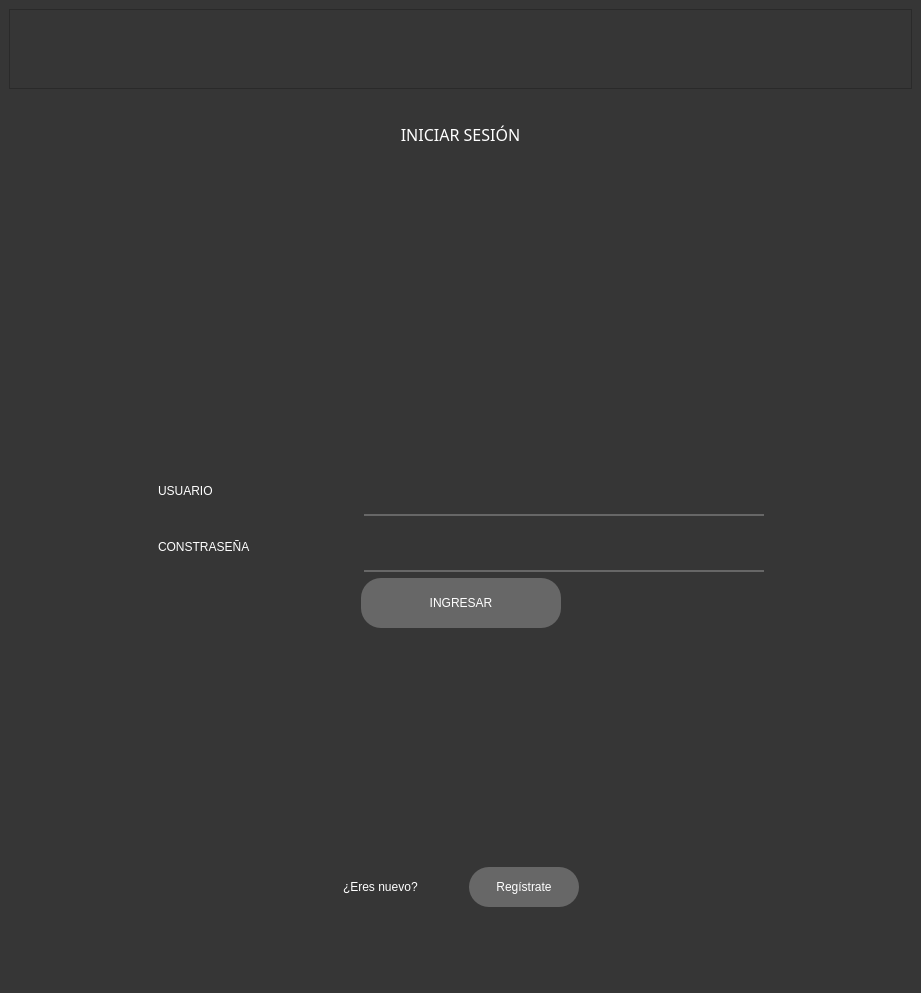
<?xml version="1.0" encoding="UTF-8"?>
<ui version="4.0">
 <class>MainWindow</class>
 <widget class="QMainWindow" name="MainWindow">
  <property name="geometry">
   <rect>
    <x>0</x>
    <y>0</y>
    <width>921</width>
    <height>993</height>
   </rect>
  </property>
  <property name="windowTitle">
   <string>MainWindow</string>
  </property>
  <property name="styleSheet">
   <string notr="true">background-color: rgb(54, 54, 54);</string>
  </property>
  <widget class="QWidget" name="centralwidget">
   <layout class="QVBoxLayout" name="verticalLayout">
    <item>
     <widget class="QFrame" name="frame_superior">
      <property name="minimumSize">
       <size>
        <width>0</width>
        <height>80</height>
       </size>
      </property>
      <property name="styleSheet">
       <string notr="true">QFrame{
background-color: rgb(54, 54, 54);
}

QPushButton{
background-color: rgb(54, 54, 54);
border-radius: 20px;
}

QPushButton:hover
{
	
	background-color: rgb(103, 103, 103);
	border-radius: 20px;
}</string>
      </property>
      <property name="frameShape">
       <enum>QFrame::StyledPanel</enum>
      </property>
      <property name="frameShadow">
       <enum>QFrame::Raised</enum>
      </property>
      <layout class="QHBoxLayout" name="horizontalLayout_13">
       <item>
        <spacer name="horizontalSpacer_8">
         <property name="orientation">
          <enum>Qt::Horizontal</enum>
         </property>
         <property name="sizeHint" stdset="0">
          <size>
           <width>485</width>
           <height>20</height>
          </size>
         </property>
        </spacer>
       </item>
       <item>
        <widget class="QPushButton" name="bt_min">
         <property name="minimumSize">
          <size>
           <width>40</width>
           <height>40</height>
          </size>
         </property>
         <property name="text">
          <string/>
         </property>
         <property name="icon">
          <iconset>
           <normaloff>iconos/2931142_minimize_minus_remove_line_icon.svg</normaloff>iconos/2931142_minimize_minus_remove_line_icon.svg</iconset>
         </property>
         <property name="iconSize">
          <size>
           <width>25</width>
           <height>25</height>
          </size>
         </property>
        </widget>
       </item>
       <item>
        <widget class="QPushButton" name="bt_ventana">
         <property name="minimumSize">
          <size>
           <width>40</width>
           <height>40</height>
          </size>
         </property>
         <property name="text">
          <string/>
         </property>
         <property name="icon">
          <iconset>
           <normaloff>iconos/2931153_clone_copy_duplicate_multiply_clipboard_icon.svg</normaloff>iconos/2931153_clone_copy_duplicate_multiply_clipboard_icon.svg</iconset>
         </property>
         <property name="iconSize">
          <size>
           <width>25</width>
           <height>25</height>
          </size>
         </property>
        </widget>
       </item>
       <item>
        <widget class="QPushButton" name="bt_cerrar">
         <property name="minimumSize">
          <size>
           <width>40</width>
           <height>40</height>
          </size>
         </property>
         <property name="text">
          <string/>
         </property>
         <property name="icon">
          <iconset>
           <normaloff>iconos/2931151_close_delete_exit_remove_x_icon.svg</normaloff>iconos/2931151_close_delete_exit_remove_x_icon.svg</iconset>
         </property>
         <property name="iconSize">
          <size>
           <width>25</width>
           <height>25</height>
          </size>
         </property>
        </widget>
       </item>
      </layout>
     </widget>
    </item>
    <item>
     <widget class="QStackedWidget" name="stackedWidget">
      <property name="styleSheet">
       <string notr="true">QFrame{
	
	
	
	background-color: rgb(103, 103, 103);
}

QLabel{
	font: 87 12pt &quot;Century Gothic&quot;;
	
	
	
	background-color: rgb(54, 54, 54);
	
	color: rgb(255, 255, 255);
	
	border: 0px solid #14C8DC;
}

QLineEdit{
	border: 0px;
	color: rgb(255, 255, 255);
	border-bottom: 2px solid rgb(103, 103, 103); 
	font: 75 12pt &quot;Century Gothic&quot;;
}

QPushButton{
	
	border-radius: 20px;
	background-color: rgb(103, 103, 103);
	color: rgb(255, 255, 255);
	font: 77 13pt &quot;Century Gothic&quot;;
	

}

QPushButton:hover
{
	
	background-color: rgb(150, 150, 150);
	
	color: rgb(255, 255, 255);
	border-radius: 20px;
	
	font: 77 13pt &quot;Century Gothic&quot;;
}


QTableWidget{
	
	background-color: rgb(255, 255, 255);
	
	color: rgb(0, 0, 0);

	gridline-color: rgb(150, 150, 150);

	font-size: 12pt;

}

QHeaderView::section {
	background-color: rgb(150, 150, 150);

	border: 1px solid rgb(0, 0, 0);

	font-size: 12pt;

}

QTableWidget QTableCornerButton::section {
	
	background-color: rgb(0, 0, 0);

	border: 1px solid rgb(150, 150, 150);
}</string>
      </property>
      <widget class="QWidget" name="page_iniciarsesion">
       <layout class="QVBoxLayout" name="verticalLayout_4">
        <item>
         <widget class="QLabel" name="label_8">
          <property name="minimumSize">
           <size>
            <width>200</width>
            <height>50</height>
           </size>
          </property>
          <property name="maximumSize">
           <size>
            <width>16777215</width>
            <height>40</height>
           </size>
          </property>
          <property name="font">
           <font>
            <family>Century Gothic</family>
            <pointsize>12</pointsize>
            <weight>10</weight>
            <italic>false</italic>
            <bold>false</bold>
           </font>
          </property>
          <property name="text">
           <string>INICIAR SESIÓN</string>
          </property>
          <property name="alignment">
           <set>Qt::AlignCenter</set>
          </property>
         </widget>
        </item>
        <item>
         <widget class="QLabel" name="label_7">
          <property name="minimumSize">
           <size>
            <width>200</width>
            <height>300</height>
           </size>
          </property>
          <property name="text">
           <string/>
          </property>
          <property name="pixmap">
           <pixmap>iconos/iniciosesion.svg</pixmap>
          </property>
          <property name="alignment">
           <set>Qt::AlignCenter</set>
          </property>
         </widget>
        </item>
        <item>
         <layout class="QHBoxLayout" name="horizontalLayout_14">
          <item>
           <spacer name="horizontalSpacer_11">
            <property name="orientation">
             <enum>Qt::Horizontal</enum>
            </property>
            <property name="sizeHint" stdset="0">
             <size>
              <width>40</width>
              <height>20</height>
             </size>
            </property>
           </spacer>
          </item>
          <item>
           <layout class="QVBoxLayout" name="verticalLayout_2">
            <item>
             <layout class="QHBoxLayout" name="horizontalLayout">
              <item>
               <widget class="QLabel" name="label_2">
                <property name="minimumSize">
                 <size>
                  <width>200</width>
                  <height>50</height>
                 </size>
                </property>
                <property name="maximumSize">
                 <size>
                  <width>200</width>
                  <height>50</height>
                 </size>
                </property>
                <property name="text">
                 <string>USUARIO</string>
                </property>
               </widget>
              </item>
              <item>
               <widget class="QLineEdit" name="line_nombre_usuario">
                <property name="minimumSize">
                 <size>
                  <width>400</width>
                  <height>50</height>
                 </size>
                </property>
                <property name="maximumSize">
                 <size>
                  <width>16777215</width>
                  <height>50</height>
                 </size>
                </property>
               </widget>
              </item>
             </layout>
            </item>
            <item>
             <layout class="QHBoxLayout" name="horizontalLayout_2">
              <item>
               <widget class="QLabel" name="label">
                <property name="minimumSize">
                 <size>
                  <width>200</width>
                  <height>50</height>
                 </size>
                </property>
                <property name="maximumSize">
                 <size>
                  <width>200</width>
                  <height>50</height>
                 </size>
                </property>
                <property name="text">
                 <string>CONSTRASEÑA</string>
                </property>
               </widget>
              </item>
              <item>
               <widget class="QLineEdit" name="line_clave_usuario">
                <property name="minimumSize">
                 <size>
                  <width>400</width>
                  <height>50</height>
                 </size>
                </property>
                <property name="maximumSize">
                 <size>
                  <width>16777215</width>
                  <height>50</height>
                 </size>
                </property>
               </widget>
              </item>
             </layout>
            </item>
           </layout>
          </item>
          <item>
           <spacer name="horizontalSpacer_12">
            <property name="orientation">
             <enum>Qt::Horizontal</enum>
            </property>
            <property name="sizeHint" stdset="0">
             <size>
              <width>40</width>
              <height>20</height>
             </size>
            </property>
           </spacer>
          </item>
         </layout>
        </item>
        <item>
         <layout class="QHBoxLayout" name="horizontalLayout_11">
          <item>
           <spacer name="horizontalSpacer_9">
            <property name="orientation">
             <enum>Qt::Horizontal</enum>
            </property>
            <property name="sizeHint" stdset="0">
             <size>
              <width>40</width>
              <height>20</height>
             </size>
            </property>
           </spacer>
          </item>
          <item>
           <widget class="QPushButton" name="bt_ingresar_usuario">
            <property name="minimumSize">
             <size>
              <width>200</width>
              <height>50</height>
             </size>
            </property>
            <property name="maximumSize">
             <size>
              <width>200</width>
              <height>50</height>
             </size>
            </property>
            <property name="text">
             <string>INGRESAR</string>
            </property>
           </widget>
          </item>
          <item>
           <spacer name="horizontalSpacer_10">
            <property name="orientation">
             <enum>Qt::Horizontal</enum>
            </property>
            <property name="sizeHint" stdset="0">
             <size>
              <width>40</width>
              <height>20</height>
             </size>
            </property>
           </spacer>
          </item>
         </layout>
        </item>
        <item>
         <spacer name="verticalSpacer_3">
          <property name="orientation">
           <enum>Qt::Vertical</enum>
          </property>
          <property name="sizeHint" stdset="0">
           <size>
            <width>20</width>
            <height>189</height>
           </size>
          </property>
         </spacer>
        </item>
        <item>
         <layout class="QHBoxLayout" name="horizontalLayout_9">
          <item>
           <spacer name="horizontalSpacer_5">
            <property name="orientation">
             <enum>Qt::Horizontal</enum>
            </property>
            <property name="sizeHint" stdset="0">
             <size>
              <width>40</width>
              <height>20</height>
             </size>
            </property>
           </spacer>
          </item>
          <item>
           <layout class="QHBoxLayout" name="horizontalLayout_7">
            <item>
             <widget class="QLabel" name="label_3">
              <property name="minimumSize">
               <size>
                <width>120</width>
                <height>40</height>
               </size>
              </property>
              <property name="maximumSize">
               <size>
                <width>120</width>
                <height>40</height>
               </size>
              </property>
              <property name="text">
               <string>¿Eres nuevo?</string>
              </property>
             </widget>
            </item>
            <item>
             <widget class="QPushButton" name="bt_ir_a_pagina_registrar_usuario">
              <property name="minimumSize">
               <size>
                <width>110</width>
                <height>40</height>
               </size>
              </property>
              <property name="maximumSize">
               <size>
                <width>110</width>
                <height>40</height>
               </size>
              </property>
              <property name="text">
               <string>Regístrate</string>
              </property>
             </widget>
            </item>
           </layout>
          </item>
          <item>
           <spacer name="horizontalSpacer_6">
            <property name="orientation">
             <enum>Qt::Horizontal</enum>
            </property>
            <property name="sizeHint" stdset="0">
             <size>
              <width>40</width>
              <height>20</height>
             </size>
            </property>
           </spacer>
          </item>
         </layout>
        </item>
        <item>
         <layout class="QHBoxLayout" name="horizontalLayout_8">
          <item>
           <spacer name="horizontalSpacer_4">
            <property name="orientation">
             <enum>Qt::Horizontal</enum>
            </property>
            <property name="sizeHint" stdset="0">
             <size>
              <width>40</width>
              <height>20</height>
             </size>
            </property>
           </spacer>
          </item>
          <item>
           <widget class="QLabel" name="label_estado_iniciarsesion">
            <property name="minimumSize">
             <size>
              <width>400</width>
              <height>40</height>
             </size>
            </property>
            <property name="maximumSize">
             <size>
              <width>400</width>
              <height>40</height>
             </size>
            </property>
            <property name="text">
             <string/>
            </property>
            <property name="alignment">
             <set>Qt::AlignRight|Qt::AlignTrailing|Qt::AlignVCenter</set>
            </property>
           </widget>
          </item>
         </layout>
        </item>
       </layout>
      </widget>
      <widget class="QWidget" name="page_registrarse">
       <layout class="QVBoxLayout" name="verticalLayout_5">
        <item>
         <widget class="QLabel" name="label_4">
          <property name="minimumSize">
           <size>
            <width>200</width>
            <height>50</height>
           </size>
          </property>
          <property name="maximumSize">
           <size>
            <width>16777215</width>
            <height>40</height>
           </size>
          </property>
          <property name="text">
           <string>REGISTRAR USUARIO</string>
          </property>
          <property name="alignment">
           <set>Qt::AlignCenter</set>
          </property>
         </widget>
        </item>
        <item>
         <widget class="QLabel" name="label_9">
          <property name="minimumSize">
           <size>
            <width>200</width>
            <height>300</height>
           </size>
          </property>
          <property name="text">
           <string/>
          </property>
          <property name="pixmap">
           <pixmap>iconos/registro.svg</pixmap>
          </property>
          <property name="alignment">
           <set>Qt::AlignCenter</set>
          </property>
         </widget>
        </item>
        <item>
         <layout class="QHBoxLayout" name="horizontalLayout_15">
          <item>
           <spacer name="horizontalSpacer_13">
            <property name="orientation">
             <enum>Qt::Horizontal</enum>
            </property>
            <property name="sizeHint" stdset="0">
             <size>
              <width>40</width>
              <height>20</height>
             </size>
            </property>
           </spacer>
          </item>
          <item>
           <layout class="QVBoxLayout" name="verticalLayout_3">
            <item>
             <layout class="QHBoxLayout" name="horizontalLayout_4">
              <item>
               <widget class="QLabel" name="label_5">
                <property name="minimumSize">
                 <size>
                  <width>200</width>
                  <height>50</height>
                 </size>
                </property>
                <property name="maximumSize">
                 <size>
                  <width>200</width>
                  <height>50</height>
                 </size>
                </property>
                <property name="text">
                 <string>NOMBRE DE USUARIO</string>
                </property>
               </widget>
              </item>
              <item>
               <widget class="QLineEdit" name="line_nom_usuario_registrar">
                <property name="minimumSize">
                 <size>
                  <width>400</width>
                  <height>50</height>
                 </size>
                </property>
                <property name="maximumSize">
                 <size>
                  <width>16777215</width>
                  <height>50</height>
                 </size>
                </property>
               </widget>
              </item>
             </layout>
            </item>
            <item>
             <layout class="QHBoxLayout" name="horizontalLayout_3">
              <item>
               <widget class="QLabel" name="label_6">
                <property name="sizePolicy">
                 <sizepolicy hsizetype="Preferred" vsizetype="Preferred">
                  <horstretch>0</horstretch>
                  <verstretch>0</verstretch>
                 </sizepolicy>
                </property>
                <property name="minimumSize">
                 <size>
                  <width>200</width>
                  <height>50</height>
                 </size>
                </property>
                <property name="maximumSize">
                 <size>
                  <width>200</width>
                  <height>50</height>
                 </size>
                </property>
                <property name="text">
                 <string>CONSTRASEÑA</string>
                </property>
               </widget>
              </item>
              <item>
               <widget class="QLineEdit" name="line_clave_usuario_registrar">
                <property name="minimumSize">
                 <size>
                  <width>400</width>
                  <height>50</height>
                 </size>
                </property>
                <property name="maximumSize">
                 <size>
                  <width>16777215</width>
                  <height>50</height>
                 </size>
                </property>
                <property name="text">
                 <string/>
                </property>
               </widget>
              </item>
             </layout>
            </item>
           </layout>
          </item>
          <item>
           <spacer name="horizontalSpacer_14">
            <property name="orientation">
             <enum>Qt::Horizontal</enum>
            </property>
            <property name="sizeHint" stdset="0">
             <size>
              <width>40</width>
              <height>20</height>
             </size>
            </property>
           </spacer>
          </item>
         </layout>
        </item>
        <item>
         <layout class="QHBoxLayout" name="horizontalLayout_5">
          <item>
           <spacer name="horizontalSpacer">
            <property name="orientation">
             <enum>Qt::Horizontal</enum>
            </property>
            <property name="sizeHint" stdset="0">
             <size>
              <width>40</width>
              <height>20</height>
             </size>
            </property>
           </spacer>
          </item>
          <item>
           <widget class="QPushButton" name="bt_registrar_usuario">
            <property name="minimumSize">
             <size>
              <width>200</width>
              <height>50</height>
             </size>
            </property>
            <property name="maximumSize">
             <size>
              <width>200</width>
              <height>50</height>
             </size>
            </property>
            <property name="text">
             <string>REGISTRARME</string>
            </property>
           </widget>
          </item>
          <item>
           <spacer name="horizontalSpacer_2">
            <property name="orientation">
             <enum>Qt::Horizontal</enum>
            </property>
            <property name="sizeHint" stdset="0">
             <size>
              <width>40</width>
              <height>20</height>
             </size>
            </property>
           </spacer>
          </item>
         </layout>
        </item>
        <item>
         <spacer name="verticalSpacer_4">
          <property name="orientation">
           <enum>Qt::Vertical</enum>
          </property>
          <property name="sizeHint" stdset="0">
           <size>
            <width>20</width>
            <height>209</height>
           </size>
          </property>
         </spacer>
        </item>
        <item>
         <layout class="QHBoxLayout" name="horizontalLayout_12">
          <item>
           <spacer name="horizontalSpacer_7">
            <property name="orientation">
             <enum>Qt::Horizontal</enum>
            </property>
            <property name="sizeHint" stdset="0">
             <size>
              <width>40</width>
              <height>20</height>
             </size>
            </property>
           </spacer>
          </item>
          <item>
           <layout class="QHBoxLayout" name="horizontalLayout_10">
            <item>
             <widget class="QLabel" name="label_10">
              <property name="minimumSize">
               <size>
                <width>70</width>
                <height>40</height>
               </size>
              </property>
              <property name="maximumSize">
               <size>
                <width>70</width>
                <height>40</height>
               </size>
              </property>
              <property name="text">
               <string>Volver a</string>
              </property>
             </widget>
            </item>
            <item>
             <widget class="QPushButton" name="bt_ir_a_pagina_iniciar_sesion">
              <property name="minimumSize">
               <size>
                <width>150</width>
                <height>40</height>
               </size>
              </property>
              <property name="maximumSize">
               <size>
                <width>150</width>
                <height>40</height>
               </size>
              </property>
              <property name="text">
               <string>INICIAR SESIÓN</string>
              </property>
             </widget>
            </item>
           </layout>
          </item>
         </layout>
        </item>
        <item>
         <layout class="QHBoxLayout" name="horizontalLayout_6">
          <item>
           <spacer name="horizontalSpacer_3">
            <property name="orientation">
             <enum>Qt::Horizontal</enum>
            </property>
            <property name="sizeHint" stdset="0">
             <size>
              <width>40</width>
              <height>20</height>
             </size>
            </property>
           </spacer>
          </item>
          <item>
           <widget class="QLabel" name="label_estado_registrar">
            <property name="minimumSize">
             <size>
              <width>400</width>
              <height>40</height>
             </size>
            </property>
            <property name="maximumSize">
             <size>
              <width>400</width>
              <height>40</height>
             </size>
            </property>
            <property name="text">
             <string/>
            </property>
            <property name="alignment">
             <set>Qt::AlignRight|Qt::AlignTrailing|Qt::AlignVCenter</set>
            </property>
           </widget>
          </item>
         </layout>
        </item>
       </layout>
      </widget>
     </widget>
    </item>
   </layout>
  </widget>
  <widget class="QMenuBar" name="menubar">
   <property name="geometry">
    <rect>
     <x>0</x>
     <y>0</y>
     <width>921</width>
     <height>21</height>
    </rect>
   </property>
  </widget>
  <widget class="QStatusBar" name="statusbar"/>
 </widget>
 <resources/>
 <connections/>
</ui>
